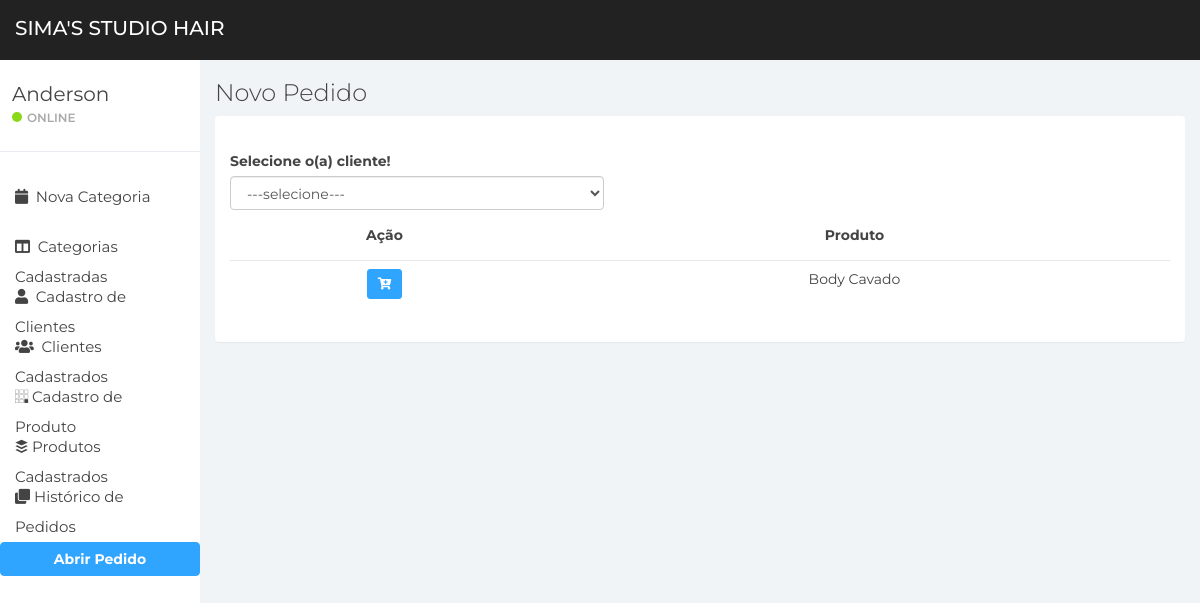
Before: /pedido/new-pedido/ (signed in) with the older database file.
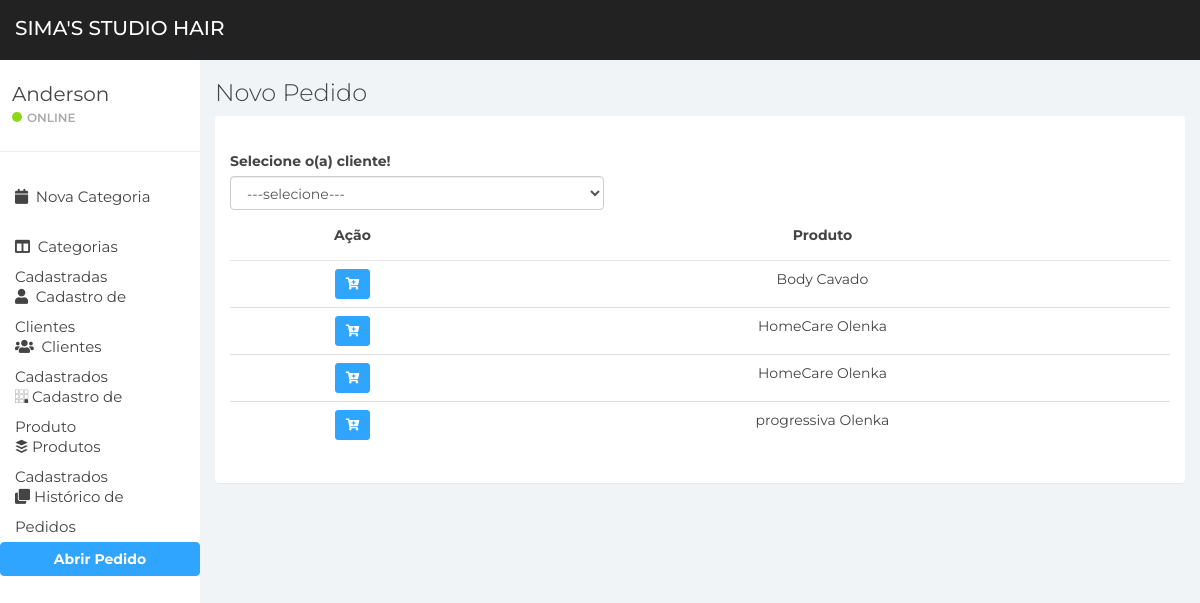
After: the same page with the newer database file.
### apps/item/models.py (models this page shows, shortened)
class Item(models.Model):
    loja = models.ForeignKey(to=Store, on_delete=models.DO_NOTHING, blank=True, null=True)
    categoria = models.ForeignKey(to=Category, on_delete=models.DO_NOTHING)
    nome = models.CharField(max_length=200)
    descricao = models.TextField(max_length=200, blank=True, null=True)
    is_active = models.BooleanField(default=True)
    data = models.DateTimeField(auto_now_add=True)
    class Meta:
        verbose_name = 'Item'
        verbose_name_plural = 'Itens'

### apps/pedido/views.py (the view)
# urls.py: path('new-pedido/', views.create_pedido, name="new-pedido"),
def create_pedido(request):
    page_title = 'Novo Pedido'
    notification = None
    msg = None
    loja = request.user.loja
    employee = request.user
    clientes = Cliente.objects.filter(is_active=True)
    produtos = Item.objects.filter(is_active=True).order_by('nome')
    context = {
        'page_title': page_title, 'notification': notification, 'msg': msg, 'clientes': clientes, 'produtos': produtos
    }
    return render(request, 'cadastro_pedido.html', context)

### apps/pedido/templates/cadastro_pedido.html (shortened to what this page needs)
{% extends 'base/base.html' %}
{% load static %}
{% block content %}
<div class="row">
    <div class="col-md-5">
        <label for="id-cliente">Selecione o(a) cliente!</label>
        <select class="form-control" name="cliente" id="id-cliente">
            <option value="0">---selecione---</option>
        </select>
    </div>
    <br>
</div>
<div class="table-responsive">
    <table class="table text-center table-hover">
        <thead>
        <tr>
            <th class="text-center">Ação</th>
            <th class="text-center">Produto</th>
        </tr>
        </thead>
        <tbody>
        {% for p in produtos %}
        <tr>
            <td>
                <div class="button-group">
                    <button class="btn btn-primary btn-modal btn-sm shadow add-cart" value="{{ p.pk }}" name="{{p.nome}}"><i class="fas fa-cart-plus"></i></button>
                </div>
            </td>
            <td>{{ p.nome }}</td>
        </tr>
        {% endfor %}
        </tbody>
    </table>
</div>
{% endblock %}

Changed rows visible on the page:
added Item: nome "HomeCare Olenka"
added Item: nome "HomeCare Olenka"
added Item: nome "progressiva Olenka"
